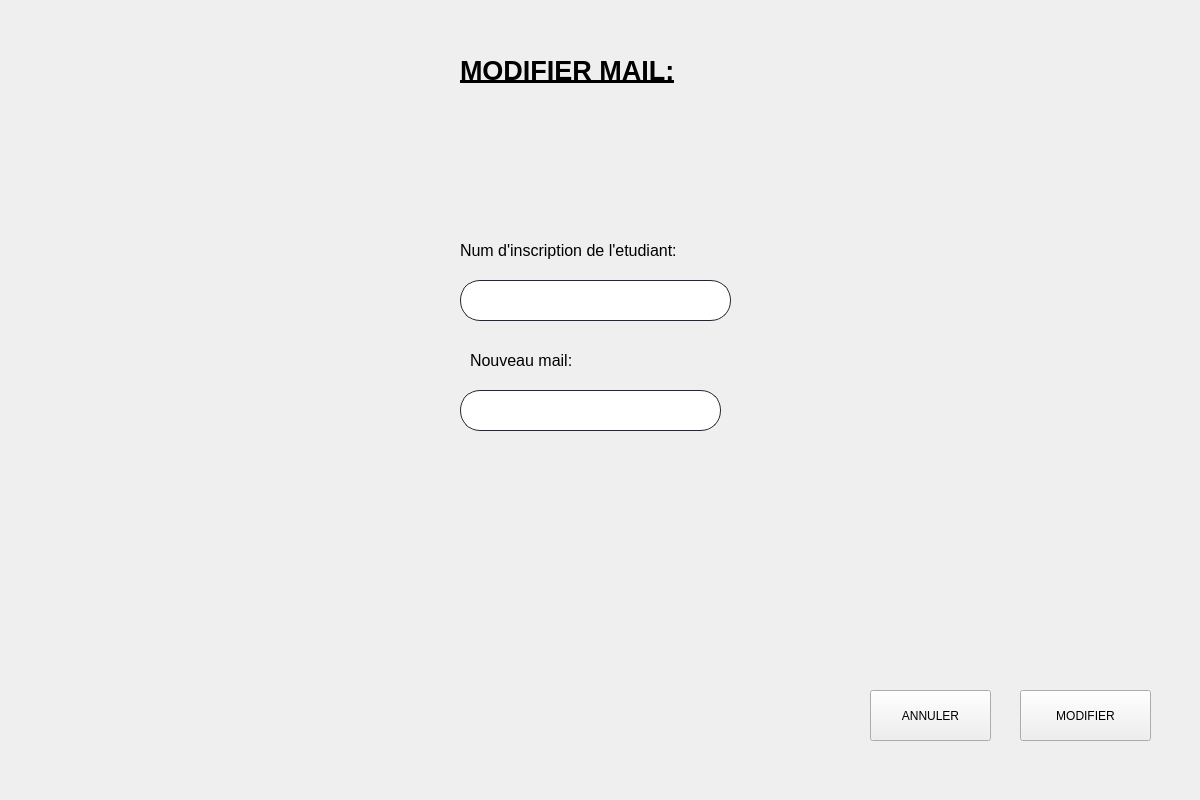
<?xml version="1.0" encoding="UTF-8"?>
<ui version="4.0">
 <class>Form</class>
 <widget class="QWidget" name="Form">
  <property name="geometry">
   <rect>
    <x>0</x>
    <y>0</y>
    <width>1200</width>
    <height>800</height>
   </rect>
  </property>
  <property name="windowTitle">
   <string>Form</string>
  </property>
  <widget class="QPushButton" name="modifier">
   <property name="geometry">
    <rect>
     <x>1020</x>
     <y>690</y>
     <width>131</width>
     <height>51</height>
    </rect>
   </property>
   <property name="styleSheet">
    <string notr="true"> font: 75 16pt &quot;MS Shell Dlg 2&quot;;</string>
   </property>
   <property name="text">
    <string>MODIFIER</string>
   </property>
  </widget>
  <widget class="QLineEdit" name="num_inscription">
   <property name="geometry">
    <rect>
     <x>460</x>
     <y>280</y>
     <width>271</width>
     <height>41</height>
    </rect>
   </property>
   <property name="styleSheet">
    <string notr="true">QLineEdit {
border: 1px solid rgb(37,39,48);
border-radius: 20px;
padding-left:20px;
padding-right:20px;
}
QLineEdit:hover{
	border: 2px solid rgb(222, 221, 218)
}
QLineEdit:focus{
	border: 2px solid rgb(154, 208, 236)
}</string>
   </property>
  </widget>
  <widget class="QLineEdit" name="mail">
   <property name="geometry">
    <rect>
     <x>460</x>
     <y>390</y>
     <width>261</width>
     <height>41</height>
    </rect>
   </property>
   <property name="styleSheet">
    <string notr="true">QLineEdit {
border: 1px solid rgb(37,39,48);
border-radius: 20px;
padding-left:20px;
padding-right:20px;
}
QLineEdit:hover{
	border: 2px solid rgb(222, 221, 218)
}
QLineEdit:focus{
	border: 2px solid rgb(154, 208, 236)
}</string>
   </property>
  </widget>
  <widget class="QLabel" name="label_2">
   <property name="geometry">
    <rect>
     <x>460</x>
     <y>210</y>
     <width>461</width>
     <height>81</height>
    </rect>
   </property>
   <property name="styleSheet">
    <string notr="true"/>
   </property>
   <property name="text">
    <string>&lt;html&gt;&lt;head/&gt;&lt;body&gt;&lt;p&gt;&lt;span style=&quot; font-size:12pt; color:#000000;&quot;&gt;Num d'inscription de l'etudiant:&lt;/span&gt;&lt;/p&gt;&lt;/body&gt;&lt;/html&gt;</string>
   </property>
  </widget>
  <widget class="QLabel" name="label_3">
   <property name="geometry">
    <rect>
     <x>470</x>
     <y>330</y>
     <width>461</width>
     <height>61</height>
    </rect>
   </property>
   <property name="styleSheet">
    <string notr="true"/>
   </property>
   <property name="text">
    <string>&lt;html&gt;&lt;head/&gt;&lt;body&gt;&lt;p&gt;&lt;span style=&quot; font-size:12pt; color:#000000;&quot;&gt;Nouveau mail:&lt;/span&gt;&lt;/p&gt;&lt;/body&gt;&lt;/html&gt;</string>
   </property>
  </widget>
  <widget class="QLabel" name="label_5">
   <property name="geometry">
    <rect>
     <x>460</x>
     <y>50</y>
     <width>441</width>
     <height>41</height>
    </rect>
   </property>
   <property name="styleSheet">
    <string notr="true">font: 75 16pt &quot;Arial&quot;;</string>
   </property>
   <property name="text">
    <string>&lt;html&gt;&lt;head/&gt;&lt;body&gt;&lt;p&gt;&lt;span style=&quot; font-size:20pt; font-weight:600; text-decoration: underline; color:#000000;&quot;&gt;MODIFIER MAIL:&lt;/span&gt;&lt;/p&gt;&lt;/body&gt;&lt;/html&gt;</string>
   </property>
  </widget>
  <widget class="QPushButton" name="annuler">
   <property name="geometry">
    <rect>
     <x>870</x>
     <y>690</y>
     <width>121</width>
     <height>51</height>
    </rect>
   </property>
   <property name="styleSheet">
    <string notr="true"> font: 75 16pt &quot;MS Shell Dlg 2&quot;;</string>
   </property>
   <property name="text">
    <string>ANNULER</string>
   </property>
  </widget>
  <widget class="QLabel" name="num_insc">
   <property name="geometry">
    <rect>
     <x>490</x>
     <y>330</y>
     <width>221</width>
     <height>21</height>
    </rect>
   </property>
   <property name="text">
    <string/>
   </property>
  </widget>
  <widget class="QLabel" name="mail_2">
   <property name="geometry">
    <rect>
     <x>470</x>
     <y>440</y>
     <width>221</width>
     <height>21</height>
    </rect>
   </property>
   <property name="text">
    <string/>
   </property>
  </widget>
  <widget class="QLabel" name="label">
   <property name="geometry">
    <rect>
     <x>-70</x>
     <y>-30</y>
     <width>1291</width>
     <height>851</height>
    </rect>
   </property>
   <property name="text">
    <string/>
   </property>
   <property name="pixmap">
    <pixmap>n1mtIpU.jpg</pixmap>
   </property>
   <property name="scaledContents">
    <bool>true</bool>
   </property>
  </widget>
  <widget class="QLabel" name="label_10">
   <property name="geometry">
    <rect>
     <x>1040</x>
     <y>30</y>
     <width>131</width>
     <height>141</height>
    </rect>
   </property>
   <property name="text">
    <string/>
   </property>
   <property name="pixmap">
    <pixmap>output-onlinepngtools.png</pixmap>
   </property>
   <property name="scaledContents">
    <bool>true</bool>
   </property>
  </widget>
  <zorder>label</zorder>
  <zorder>modifier</zorder>
  <zorder>num_inscription</zorder>
  <zorder>mail</zorder>
  <zorder>label_2</zorder>
  <zorder>label_3</zorder>
  <zorder>label_5</zorder>
  <zorder>annuler</zorder>
  <zorder>num_insc</zorder>
  <zorder>mail_2</zorder>
  <zorder>label_10</zorder>
 </widget>
 <resources/>
 <connections/>
</ui>
